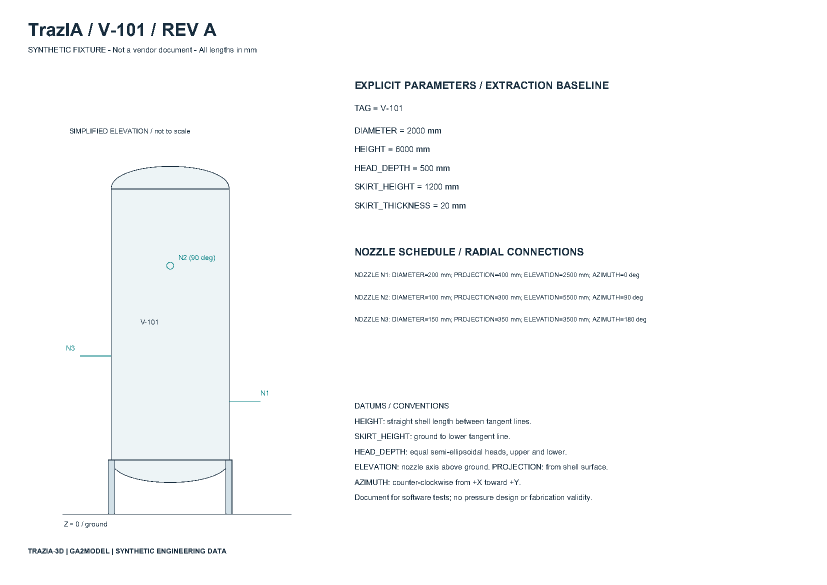
#> input picture tests/fixtures/vision_cache/ga_v101.png, 1654 x 1170 px (shown at 1/2 size)
$ python -i miniaturas_proceso.py   (imports and definitions only)
#> lines starting #> are read from the running program, lines starting #| are printed output that depends on the picture
"""Regenera las miniaturas de los proyectos de proceso desde el visor real.

Compila la web, abre cada proyecto en su entorno con Playwright
(web/tests/e2e/miniaturas.spec.ts), con la animación quieta, y guarda el lienzo 3D.
Después reduce cada captura a 720 × 380 y la guarda en WebP como
web/public/demo/proceso/<id>/preview.webp:

    uv run python scripts/miniaturas_proceso.py

Usa los IFC sintéticos de web/public/demo/proceso, sin API. Las capturas intermedias
quedan en generated/miniaturas-proceso/, que Git ignora.
"""

from __future__ import annotations

import argparse
import json
import os
import shutil
import subprocess
import sys
from pathlib import Path
from tempfile import TemporaryDirectory

from PIL import Image

RAIZ = Path(__file__).resolve().parents[1]
WEB = RAIZ / "web"
CATALOGO = WEB / "src/features/process-projects/catalog.json"
CAPTURAS = RAIZ / "generated" / "miniaturas-proceso"
DESTINO = WEB / "public/demo/proceso"
TAMANO = (720, 380)
PNPM = ["pnpm@10.18.0"]


# [16 lines left out: functions corepack, capturar, not called in this run]


def reducir(captura: Path, destino: Path) -> None:
    """Recorta al aspecto de la tarjeta y reduce con Lanczos."""
#> called with destino = 'out.png'
    imagen = Image.open(captura).convert("RGB")
#> imagen is the input picture: PIL image 1654x1170 RGB; mean R, G, B 249.4, 250.4, 250.8
    ancho, alto = imagen.size
#> ancho = 1654; alto = 1170
    objetivo = TAMANO[0] / TAMANO[1]
    if ancho / alto > objetivo:
        nuevo = round(alto * objetivo)
        imagen = imagen.crop(((ancho - nuevo) // 2, 0, (ancho + nuevo) // 2, alto))
    else:
        nuevo = round(ancho / objetivo)
#> nuevo = 873
        imagen = imagen.crop((0, (alto - nuevo) // 2, ancho, (alto + nuevo) // 2))
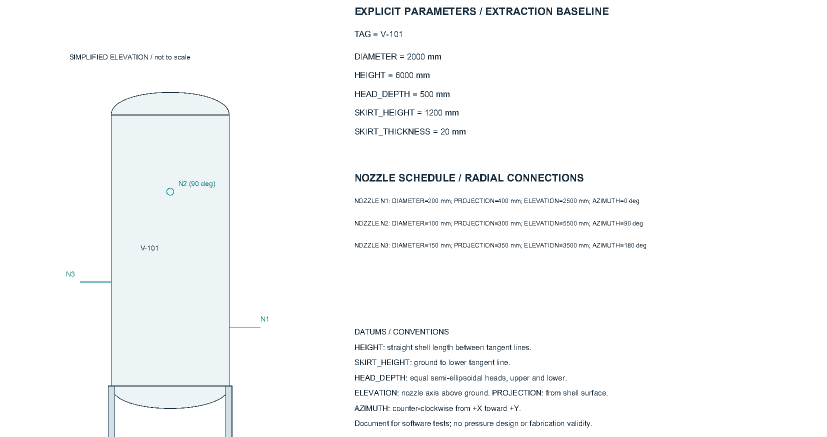
#> imagen: PIL image 1654x873 RGB (shown at 1/2 size); mean R, G, B 248.7, 249.9, 250.4
    imagen = imagen.resize(TAMANO, Image.Resampling.LANCZOS)
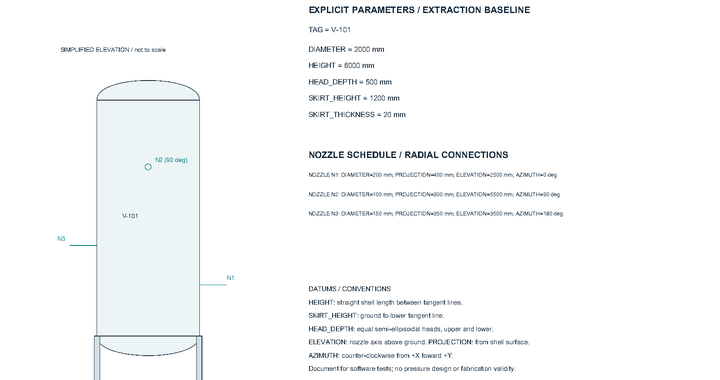
#> imagen: PIL image 720x380 RGB; mean R, G, B 248.4, 249.6, 250.1
    imagen.save(destino, "WEBP", quality=86, method=6)


# [29 lines left out: function main, not called in this run]


# [2 lines not run here, left out]

>>> result = reducir('../tests/fixtures/vision_cache/ga_v101.png', 'out.png')
